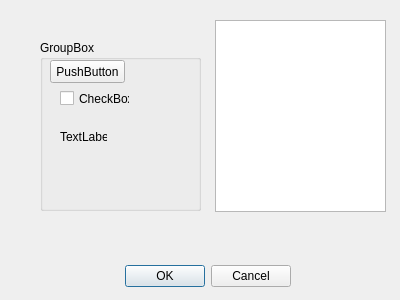
<?xml version="1.0" encoding="UTF-8"?>
<ui version="4.0">
 <class>Dialog</class>
 <widget class="QDialog" name="Dialog">
  <property name="geometry">
   <rect>
    <x>0</x>
    <y>0</y>
    <width>400</width>
    <height>300</height>
   </rect>
  </property>
  <property name="windowTitle">
   <string>Dialog</string>
  </property>
  <widget class="QDialogButtonBox" name="buttonBox">
   <property name="geometry">
    <rect>
     <x>-50</x>
     <y>260</y>
     <width>341</width>
     <height>32</height>
    </rect>
   </property>
   <property name="orientation">
    <enum>Qt::Horizontal</enum>
   </property>
   <property name="standardButtons">
    <set>QDialogButtonBox::Cancel|QDialogButtonBox::Ok</set>
   </property>
  </widget>
  <widget class="QListView" name="listView">
   <property name="geometry">
    <rect>
     <x>215</x>
     <y>20</y>
     <width>171</width>
     <height>192</height>
    </rect>
   </property>
  </widget>
  <widget class="QGroupBox" name="groupBox">
   <property name="geometry">
    <rect>
     <x>40</x>
     <y>40</y>
     <width>161</width>
     <height>171</height>
    </rect>
   </property>
   <property name="title">
    <string>GroupBox</string>
   </property>
   <widget class="QPushButton" name="pushButton">
    <property name="geometry">
     <rect>
      <x>10</x>
      <y>20</y>
      <width>75</width>
      <height>23</height>
     </rect>
    </property>
    <property name="text">
     <string>PushButton</string>
    </property>
   </widget>
   <widget class="QCheckBox" name="checkBox">
    <property name="geometry">
     <rect>
      <x>20</x>
      <y>50</y>
      <width>70</width>
      <height>17</height>
     </rect>
    </property>
    <property name="text">
     <string>CheckBox</string>
    </property>
   </widget>
   <widget class="QLabel" name="label">
    <property name="geometry">
     <rect>
      <x>20</x>
      <y>90</y>
      <width>47</width>
      <height>13</height>
     </rect>
    </property>
    <property name="text">
     <string>TextLabel</string>
    </property>
   </widget>
  </widget>
 </widget>
 <resources/>
 <connections>
  <connection>
   <sender>buttonBox</sender>
   <signal>accepted()</signal>
   <receiver>Dialog</receiver>
   <slot>accept()</slot>
   <hints>
    <hint type="sourcelabel">
     <x>248</x>
     <y>254</y>
    </hint>
    <hint type="destinationlabel">
     <x>157</x>
     <y>274</y>
    </hint>
   </hints>
  </connection>
  <connection>
   <sender>buttonBox</sender>
   <signal>rejected()</signal>
   <receiver>Dialog</receiver>
   <slot>reject()</slot>
   <hints>
    <hint type="sourcelabel">
     <x>316</x>
     <y>260</y>
    </hint>
    <hint type="destinationlabel">
     <x>286</x>
     <y>274</y>
    </hint>
   </hints>
  </connection>
 </connections>
</ui>
